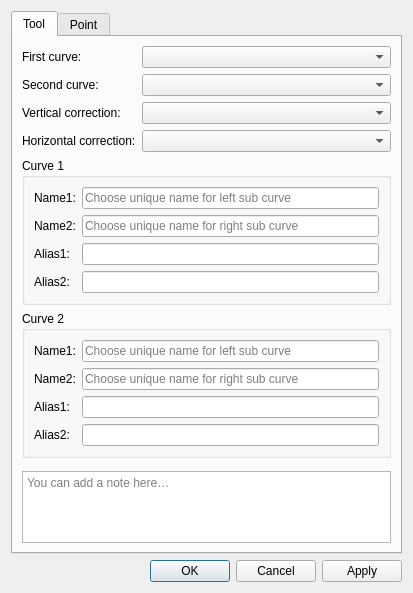
<?xml version="1.0" encoding="UTF-8"?>
<ui version="4.0">
 <class>DialogPointOfIntersectionCurves</class>
 <widget class="QDialog" name="DialogPointOfIntersectionCurves">
  <property name="geometry">
   <rect>
    <x>0</x>
    <y>0</y>
    <width>413</width>
    <height>587</height>
   </rect>
  </property>
  <property name="windowTitle">
   <string>Tool point of intersection curves</string>
  </property>
  <property name="windowIcon">
   <iconset resource="../../../vmisc/share/resources/icon.qrc">
    <normaloff>:/icon/64x64/icon64x64.png</normaloff>:/icon/64x64/icon64x64.png</iconset>
  </property>
  <layout class="QVBoxLayout" name="verticalLayout_3">
   <item>
    <widget class="QTabWidget" name="tabWidget">
     <property name="currentIndex">
      <number>0</number>
     </property>
     <widget class="QWidget" name="tab">
      <attribute name="title">
       <string>Tool</string>
      </attribute>
      <layout class="QVBoxLayout" name="verticalLayout">
       <item>
        <layout class="QFormLayout" name="formLayout">
         <item row="0" column="0">
          <widget class="QLabel" name="labelCurve1">
           <property name="sizePolicy">
            <sizepolicy hsizetype="Preferred" vsizetype="Preferred">
             <horstretch>0</horstretch>
             <verstretch>0</verstretch>
            </sizepolicy>
           </property>
           <property name="text">
            <string>First curve:</string>
           </property>
          </widget>
         </item>
         <item row="0" column="1">
          <widget class="QComboBox" name="comboBoxCurve1">
           <property name="toolTip">
            <string/>
           </property>
          </widget>
         </item>
         <item row="1" column="0">
          <widget class="QLabel" name="labelCurve2">
           <property name="sizePolicy">
            <sizepolicy hsizetype="Preferred" vsizetype="Preferred">
             <horstretch>0</horstretch>
             <verstretch>0</verstretch>
            </sizepolicy>
           </property>
           <property name="text">
            <string>Second curve:</string>
           </property>
          </widget>
         </item>
         <item row="1" column="1">
          <widget class="QComboBox" name="comboBoxCurve2"/>
         </item>
         <item row="2" column="0">
          <widget class="QLabel" name="label">
           <property name="text">
            <string>Vertical correction:</string>
           </property>
          </widget>
         </item>
         <item row="2" column="1">
          <widget class="QComboBox" name="comboBoxVCorrection"/>
         </item>
         <item row="3" column="0">
          <widget class="QLabel" name="label_2">
           <property name="text">
            <string>Horizontal correction:</string>
           </property>
          </widget>
         </item>
         <item row="3" column="1">
          <widget class="QComboBox" name="comboBoxHCorrection"/>
         </item>
        </layout>
       </item>
       <item>
        <widget class="QGroupBox" name="groupBox">
         <property name="title">
          <string>Curve 1</string>
         </property>
         <layout class="QGridLayout" name="gridLayout">
          <item row="3" column="0">
           <widget class="QLabel" name="labelCurve1Alias2">
            <property name="text">
             <string>Alias2:</string>
            </property>
           </widget>
          </item>
          <item row="3" column="1">
           <widget class="QLineEdit" name="lineEditCurve1Alias2">
            <property name="clearButtonEnabled">
             <bool>true</bool>
            </property>
           </widget>
          </item>
          <item row="0" column="0">
           <widget class="QLabel" name="labelCurve1Name1">
            <property name="text">
             <string>Name1:</string>
            </property>
           </widget>
          </item>
          <item row="2" column="1">
           <widget class="QLineEdit" name="lineEditCurve1Alias1">
            <property name="clearButtonEnabled">
             <bool>true</bool>
            </property>
           </widget>
          </item>
          <item row="2" column="0">
           <widget class="QLabel" name="labelCurve1Alias1">
            <property name="text">
             <string>Alias1:</string>
            </property>
           </widget>
          </item>
          <item row="1" column="0">
           <widget class="QLabel" name="labelCurve1Name2">
            <property name="text">
             <string>Name2:</string>
            </property>
           </widget>
          </item>
          <item row="0" column="1">
           <widget class="QLineEdit" name="lineEditCurve1Name1">
            <property name="placeholderText">
             <string>Choose unique name for left sub curve</string>
            </property>
           </widget>
          </item>
          <item row="1" column="1">
           <widget class="QLineEdit" name="lineEditCurve1Name2">
            <property name="placeholderText">
             <string>Choose unique name for right sub curve</string>
            </property>
           </widget>
          </item>
         </layout>
        </widget>
       </item>
       <item>
        <widget class="QGroupBox" name="groupBox_2">
         <property name="title">
          <string>Curve 2</string>
         </property>
         <layout class="QGridLayout" name="gridLayout_2">
          <item row="2" column="1">
           <widget class="QLineEdit" name="lineEditCurve2Alias1">
            <property name="clearButtonEnabled">
             <bool>true</bool>
            </property>
           </widget>
          </item>
          <item row="0" column="1">
           <widget class="QLineEdit" name="lineEditCurve2Name1">
            <property name="placeholderText">
             <string>Choose unique name for left sub curve</string>
            </property>
           </widget>
          </item>
          <item row="3" column="1">
           <widget class="QLineEdit" name="lineEditCurve2Alias2">
            <property name="clearButtonEnabled">
             <bool>true</bool>
            </property>
           </widget>
          </item>
          <item row="2" column="0">
           <widget class="QLabel" name="labelCurve2Alias1">
            <property name="text">
             <string>Alias1:</string>
            </property>
           </widget>
          </item>
          <item row="3" column="0">
           <widget class="QLabel" name="labelCurve2Alias2">
            <property name="text">
             <string>Alias2:</string>
            </property>
           </widget>
          </item>
          <item row="1" column="1">
           <widget class="QLineEdit" name="lineEditCurve2Name2">
            <property name="placeholderText">
             <string>Choose unique name for right sub curve</string>
            </property>
           </widget>
          </item>
          <item row="0" column="0">
           <widget class="QLabel" name="labelCurve2Name1">
            <property name="text">
             <string>Name1:</string>
            </property>
           </widget>
          </item>
          <item row="1" column="0">
           <widget class="QLabel" name="labelCurve2Name2">
            <property name="text">
             <string>Name2:</string>
            </property>
           </widget>
          </item>
         </layout>
        </widget>
       </item>
       <item>
        <layout class="QHBoxLayout" name="notesSeparatorLayout">
         <property name="leftMargin"><number>33</number></property>
         <property name="rightMargin"><number>33</number></property>
         <item>
          <widget class="QFrame" name="notesSeparator">
           <property name="minimumSize"><size><width>0</width><height>1</height></size></property>
           <property name="maximumSize"><size><width>16777215</width><height>1</height></size></property>
          </widget>
         </item>
        </layout>
       </item>
       <item>
        <widget class="QPlainTextEdit" name="plainTextEditToolNotes">
         <property name="placeholderText"><string>You can add a note here…</string></property>
         <property name="maximumSize"><size><width>16777215</width><height>100</height></size></property>
        </widget>
       </item>
      </layout>
     </widget>
     <widget class="QWidget" name="tab_2">
      <attribute name="title">
       <string>Point</string>
      </attribute>
      <layout class="QFormLayout" name="formLayoutPoint">
       <property name="fieldGrowthPolicy">
        <enum>QFormLayout::ExpandingFieldsGrow</enum>
       </property>
       <item row="0" column="0">
        <widget class="QLabel" name="labelEditNamePoint">
         <property name="sizePolicy">
          <sizepolicy hsizetype="Preferred" vsizetype="Preferred">
           <horstretch>0</horstretch>
           <verstretch>0</verstretch>
          </sizepolicy>
         </property>
         <property name="text">
          <string>Point name:</string>
         </property>
        </widget>
       </item>
       <item row="0" column="1">
        <widget class="QLineEdit" name="lineEditNamePoint">
         <property name="sizePolicy">
          <sizepolicy hsizetype="Expanding" vsizetype="Fixed">
           <horstretch>0</horstretch>
           <verstretch>0</verstretch>
          </sizepolicy>
         </property>
         <property name="toolTip">
          <string>Unique label</string>
         </property>
         <property name="placeholderText">
          <string>Choose unique label.</string>
         </property>
        </widget>
       </item>
      </layout>
     </widget>
    </widget>
   </item>
   <item>
    <widget class="QDialogButtonBox" name="buttonBox">
     <property name="orientation">
      <enum>Qt::Orientation::Horizontal</enum>
     </property>
     <property name="standardButtons">
      <set>QDialogButtonBox::StandardButton::Apply|QDialogButtonBox::StandardButton::Cancel|QDialogButtonBox::StandardButton::Ok</set>
     </property>
    </widget>
   </item>
  </layout>
 </widget>
 <resources>
  <include location="../../../vmisc/share/resources/icon.qrc"/>
 </resources>
 <connections>
  <connection>
   <sender>buttonBox</sender>
   <signal>accepted()</signal>
   <receiver>DialogPointOfIntersectionCurves</receiver>
   <slot>accept()</slot>
   <hints>
    <hint type="sourcelabel">
     <x>248</x>
     <y>254</y>
    </hint>
    <hint type="destinationlabel">
     <x>157</x>
     <y>274</y>
    </hint>
   </hints>
  </connection>
  <connection>
   <sender>buttonBox</sender>
   <signal>rejected()</signal>
   <receiver>DialogPointOfIntersectionCurves</receiver>
   <slot>reject()</slot>
   <hints>
    <hint type="sourcelabel">
     <x>316</x>
     <y>260</y>
    </hint>
    <hint type="destinationlabel">
     <x>286</x>
     <y>274</y>
    </hint>
   </hints>
  </connection>
 </connections>
</ui>
